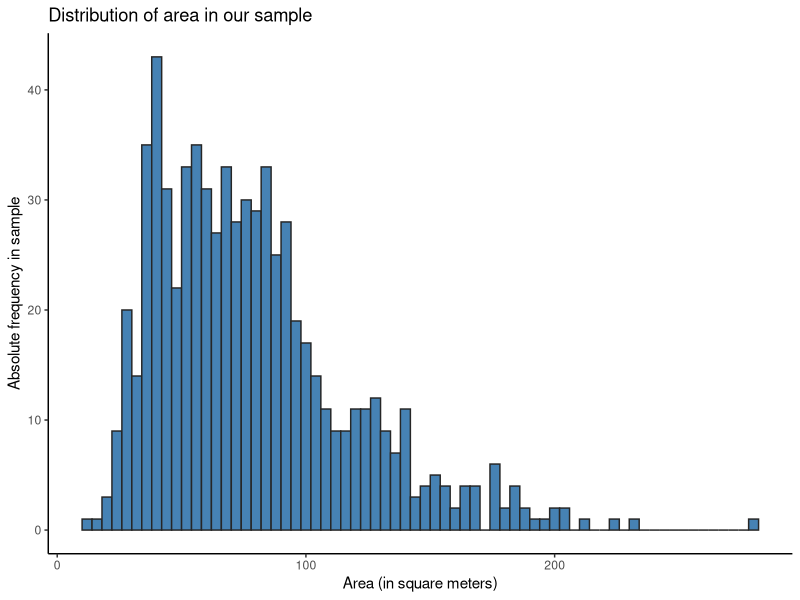
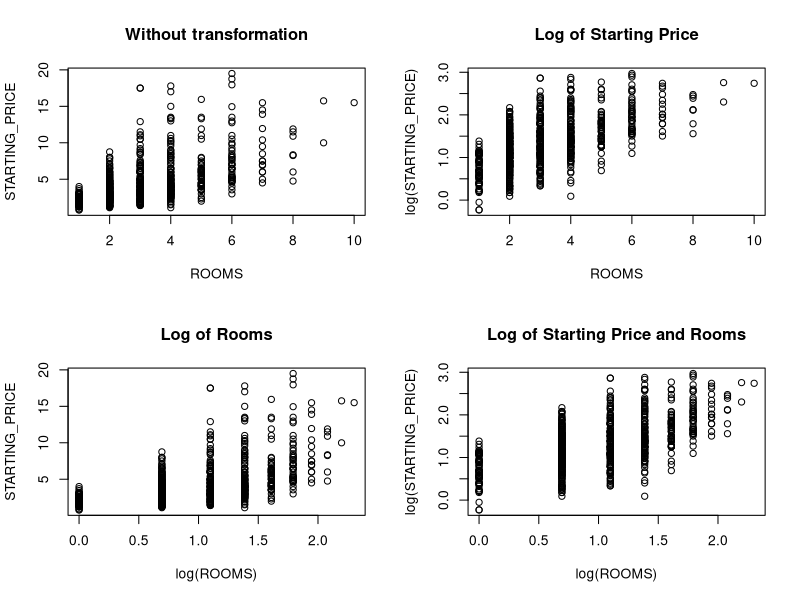
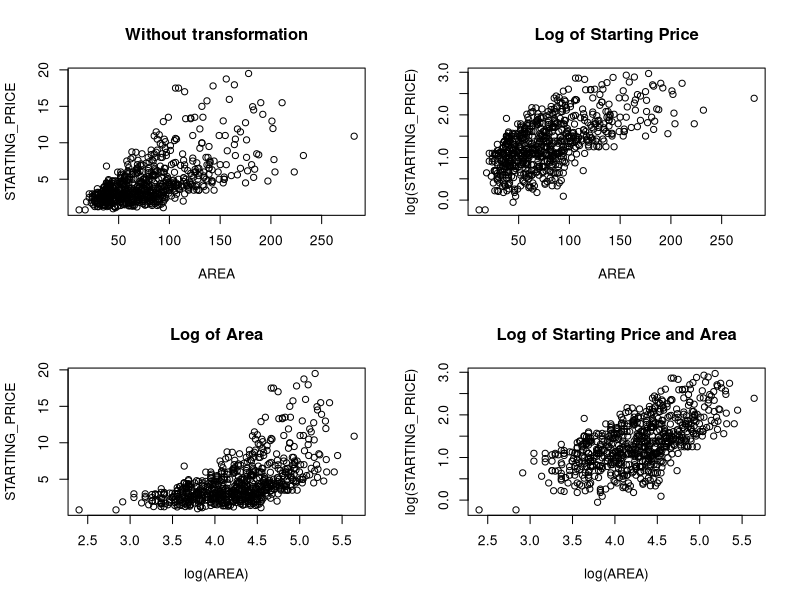
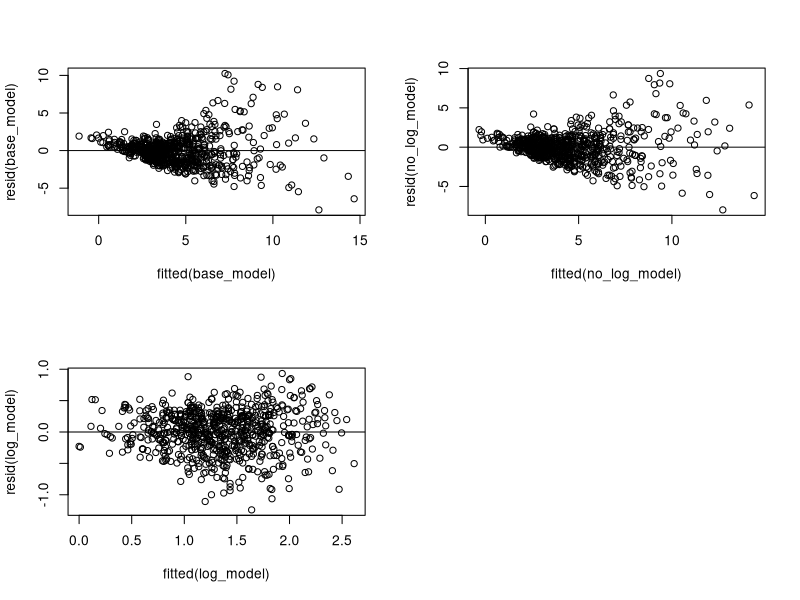
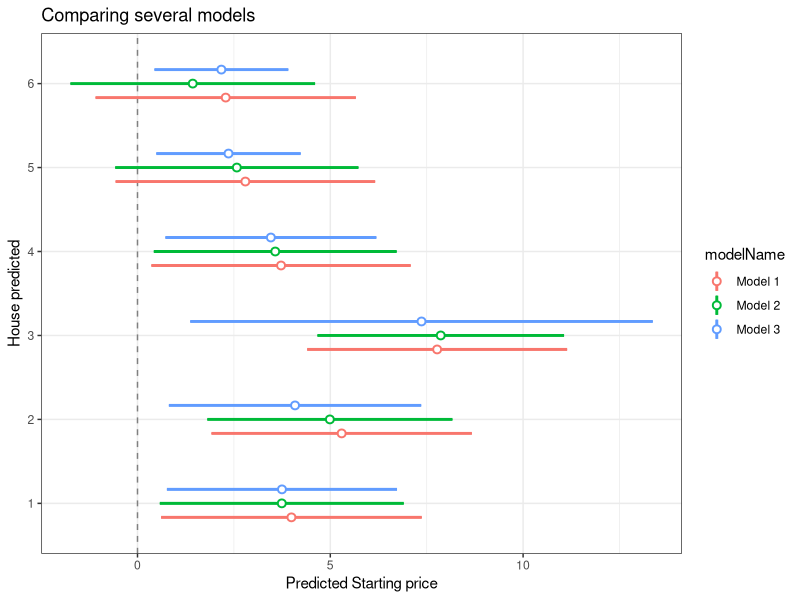

Write R code to recreate these figures, in order.
## ---- chunk 1
library(readxl)
library(tidyverse)
library(ggplot2)
data <- read_excel("dataset01.xlsx")
test <- read_excel("test.xlsx")

data$STARTING_PRICE <- data$STARTING_PRICE / 1000000
data[c("REGION", "TYPE", "BALCONY")] <- lapply(data[c("REGION", "TYPE", "BALCONY")], as.factor)
levels(data$BALCONY) <- c("0", "1")
## ---- chunk 2
n_balconies <- sum(data$BALCONY == 1) # 390
n           <- length(data$BALCONY)   # 701
phat        <- n_balconies / n        # About 0.55635
p0          <- 0.5
se0         <- sqrt(p0 * (1 - p0) / n)
## ---- chunk 3
#| echo: true
z <- (phat - p0) / se0
p_value <- 2 * (1 - pnorm(abs(z)))
print(p_value)
## ---- chunk 4
#| echo: true
test_balcony = prop.test(n_balconies, n = n, p = 0.5, alternative = "two.sided", conf.level = 0.99)
test_balcony$p.value
## ---- chunk 5
alpha   <- 0.05
mu      <- 75
xbar    <- mean(data$AREA)
se      <- sqrt(sum((data$AREA - mu)^2) / (n-1)) # Population variance unknown
se_xbar <- se / sqrt(n) # Variance of xbar

data %>%
  ggplot() +
  geom_histogram(aes(AREA), fill = "steelblue", color = "grey15", binwidth = 4) + # Not really normally distributed...
  labs(title = "Distribution of area in our sample") +
  xlab("Area (in square meters)") +
  ylab("Absolute frequency in sample") +
  theme_classic()
## ---- chunk 6
t_obs2  <- (xbar - mu) / se_xbar # 54.47
p_value2 <- 2 * (1 - pt(q=t_obs2,df=n-1))
print(p_value2)
## ---- chunk 7
mean_test <- t.test(data$AREA, mu = mu, alternative = "two.sided", conf.level = 0.95)
mean_test$p.value
## ---- chunk 8
print(paste0("p-value with R of: ",round(mean_test$p.value,3))) 
print(paste0("p-value by hand of: ",round(p_value2,3))) 

## ---- chunk 9
phat  <- sum(data$TYPE == "Apartment") / n
z     <- qnorm(0.95) # Two-sided, so 90% ci uses z = 0.95
se    <- sqrt(phat*(1-phat)/n)
## ---- chunk 10
conf_int <- c((phat - z*se), phat + z*se)
print(conf_int[2])

## ---- chunk 11
ci <- prop.test(sum(data$TYPE == "Apartment"), n, conf.level = 0.9)
ci$conf.int
## ---- chunk 12
print(paste0("C.I. proportion of apartments with R: [",round(ci$conf.int[1],3), ", ",round(ci$conf.int[2],3),"]"))
print(paste0("C.I. proportion of apartments by hand:[ ",round(conf_int[1],3), ", ",round(conf_int[2],3),"]"))

## ---- chunk 13
xbar <- mean(data$ROOMS)  # About 3.15
se   <- sd(data$ROOMS)    # About 1.59
t975 <- qt(0.975, n-1)
## ---- chunk 14
conf_int <- c((xbar - t975 * se / sqrt(n)), xbar + t975 * se / sqrt(n))
print(conf_int)
## ---- chunk 15
ci <- t.test(data$ROOMS, conf.level = 0.95)
ci$conf.int
## ---- chunk 16
par(mfrow = c(2, 2))
plot(STARTING_PRICE ~ ROOMS, data = data, main = "Without transformation")
plot(log(STARTING_PRICE) ~ ROOMS, data = data, main = "Log of Starting Price")
plot(STARTING_PRICE ~ log(ROOMS), data = data, main = "Log of Rooms")
plot(log(STARTING_PRICE) ~ log(ROOMS), data = data, main = "Log of Starting Price and Rooms")
## ---- chunk 17
par(mfrow = c(2, 2))
plot(STARTING_PRICE ~ AREA, data = data, main = "Without transformation")
plot(log(STARTING_PRICE) ~ AREA, data = data, main = "Log of Starting Price")
plot(STARTING_PRICE ~ log(AREA), data = data, main = "Log of Area")
plot(log(STARTING_PRICE) ~ log(AREA), data = data, main = "Log of Starting Price and Area")

data <- read_excel("dataset01.xlsx")
data$STARTING_PRICE <- data$STARTING_PRICE / 1000000
data[c("REGION", "TYPE", "BALCONY")] <- lapply(data[c("REGION", "TYPE", "BALCONY")], as.factor)
## ---- chunk 18
m1 <- lm(STARTING_PRICE ~ REGION + TYPE + BALCONY + ROOMS + AREA, data = data)

base_model <- step(m1, direction = "backward", trace = 0)
#summary(base_model)
## ---- chunk 19

m2 <- lm(STARTING_PRICE ~ REGION + TYPE + BALCONY + ROOMS + AREA + 
          REGION*TYPE + REGION*BALCONY + REGION*ROOMS + REGION*AREA + 
          TYPE*BALCONY + TYPE*ROOMS + TYPE*AREA + 
          BALCONY*ROOMS + BALCONY*AREA + 
          ROOMS*AREA, data = data)

no_log_model <- step(m2, direction = "backward", trace = 0)
#summary(no_log_model)
## ---- chunk 20
m3 <- lm(log(STARTING_PRICE) ~ REGION + TYPE + BALCONY + ROOMS + log(AREA) + 
          REGION*TYPE + REGION*BALCONY + REGION*ROOMS + REGION*log(AREA) + 
          TYPE*BALCONY + TYPE*ROOMS + TYPE*log(AREA) + 
          BALCONY*ROOMS + BALCONY*log(AREA) + 
          ROOMS*log(AREA), data = data)
log_model <- step(m3, direction = "backward", trace = 0)
#summary(log_model)
## ---- chunk 21
#Graphs
plot(fitted(base_model), resid(base_model))
abline(0,0)

plot(fitted(no_log_model), resid(no_log_model))
abline(0,0)

plot(fitted(log_model), resid(log_model))
abline(0,0)
## ---- chunk 22
pred1 <- predict(base_model,test,interval = "prediction", level = 0.90)
pred2 <-predict(no_log_model,test,interval = "prediction", level = 0.90)
pred3 <-exp(predict(log_model,test,interval = "prediction", level = 0.90))


model1Frame <- data.frame(Variable = rownames(pred1),
                          Coefficient = pred1[,1],
                          SE=abs(pred1[,1]-pred1[,3]),
                          modelName = "Model 1")
model2Frame <- data.frame(Variable = rownames(pred2),
                          Coefficient = pred2[,1],
                          SE=abs(pred2[,1]-pred2[,3]),
                          modelName = "Model 2")
model3Frame <- data.frame(Variable = rownames(pred3),
                          Coefficient = pred3[,1],
                          SE=abs(pred3[,1]-pred3[,3]),
                          modelName = "Model 3")
# Combine these data.frames
allModelFrame <- data.frame(rbind(model1Frame, model2Frame, model3Frame))  # etc.

# Plot
zp1 <- ggplot(allModelFrame, aes(colour = modelName))
zp1 <- zp1 + geom_hline(yintercept = 0, colour = gray(1/2), lty = 2)
zp1 <- zp1 + geom_linerange(aes(x = Variable, ymin = Coefficient - SE,
                                ymax = Coefficient + SE),
                            lwd = 1, position = position_dodge(width = 1/2))
zp1 <- zp1 + geom_pointrange(aes(x = Variable, y = Coefficient, ymin = Coefficient - SE,
                                 ymax = Coefficient + SE),
                             lwd = 1/2, position = position_dodge(width = 1/2),
                             shape = 21, fill = "WHITE")
zp1 <- zp1 + coord_flip() + theme_bw()
zp1 <- zp1 + ggtitle("Comparing several models")+ylab("Predicted Starting price") +xlab("House predicted") 
print(zp1)  
## ---- chunk 23
